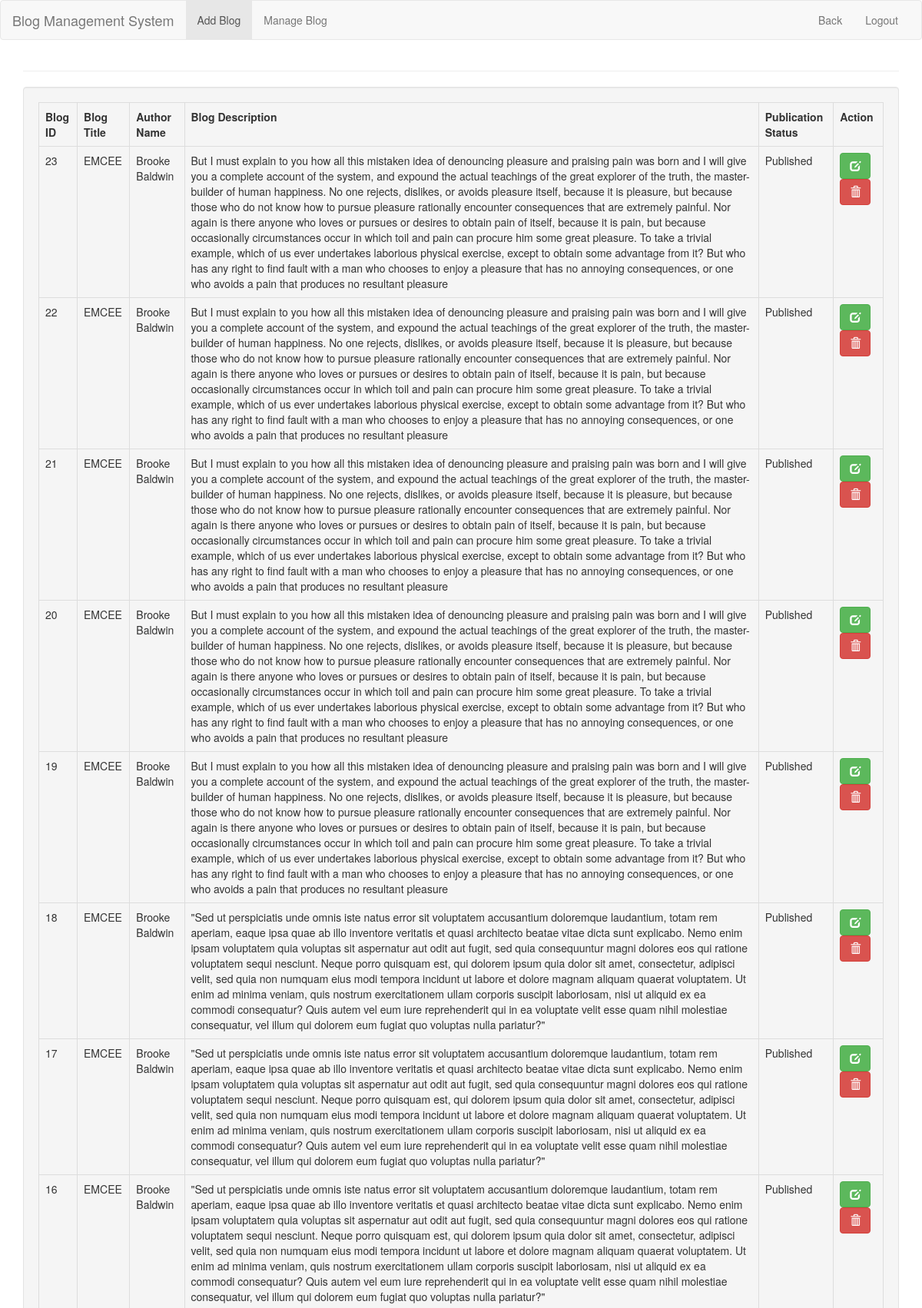
/admin/blog_read.php (upper part), run on the app's committed database.
### tables this page shows
CREATE TABLE `tbl_blog` (
  `blog_id` int(5) NOT NULL,
  `blog_title` varchar(100) NOT NULL,
  `author_name` varchar(100) NOT NULL,
  `blog_description` text NOT NULL,
  `blog_image` longblob NOT NULL,
  `publication_status` tinyint(1) NOT NULL
);

### class/blog.php (called while the page is built, shortened)
<?php
class Blog {
    protected $connection;
    public function __construct() {
        $host_name = 'localhost';
        $user_name = 'root';
        $password = '';
        $db_name = 'db_blog';
        $this->connection = mysqli_connect($host_name, $user_name, $password, $db_name);
    }
    public function select_all_blog_info() {
        $sql = "SELECT*FROM tbl_blog ORDER BY blog_id DESC";
        if (mysqli_query($this->connection, $sql)) {
            $query_result = mysqli_query($this->connection, $sql);
            return $query_result;
            exit();
        } else {
            die('Query problem' . mysqli_error($this->connection));
        }
    }
}

### admin/blog_read.php (the view, shortened to what this page needs)
<?php
require_once '../class/blog.php';
$blog = new Blog();
$query_result = $blog->select_all_blog_info();
?>
<!DOCTYPE html>
<html lang="en">
    <head>
        <link href="../asset/css/bootstrap.min.css" rel="stylesheet">
    </head>
    <body>
        <nav class="navbar navbar-default">
            <div class="container-fluid">
                <div class="navbar-header">
                    <a class="navbar-brand" href="#">Blog Management System</a>
                </div>
                <div class="collapse navbar-collapse" id="bs-example-navbar-collapse-1">
                    <ul class="nav navbar-nav">
                        <li class="active"><a href="dashbord.php">Add Blog</a></li>
                        <li><a href="blog_read.php">Manage Blog</a></li>
                    </ul>
                     <ul class="nav navbar-nav navbar-right">
                        <li><a href="index.php">Back <?php echo $_SESSION['admin_name']; ?></a></li>
                        <li><a href="?logout=logout">Logout</a></li>
                    </ul>
                </div>
            </div>
        </nav>
        <div class="container">
            <div class="row">
                <div class="col-lg-12">
                    <hr/>
                    <div class="well">
                        <table class="table table-bordered table-hover">
                            <tr>
                                <th>Blog ID</th>
                                <th>Blog Title</th>
                                <th>Author Name</th>
                                <th>Blog Description</th>
                                <th>Publication Status</th>
                                <th>Action</th>
                            </tr>
                            <?php while ($blog_info = mysqli_fetch_assoc($query_result)) { ?>
                                <tr>
                                    <td><?php echo $blog_info['blog_id']; ?></td>
                                    <td><?php echo $blog_info['blog_title']; ?></td>
                                    <td><?php echo $blog_info['author_name']; ?></td>
                                    <td><?php echo $blog_info['blog_description']; ?></td>
                                    <td><?php
                                        if( $blog_info['publication_status'] == 1) {
                                            echo 'Published';
                                        }  else {    echo 'Unpublished'; }
                                    ?></td>
                                    <td>
                                        <a href="blog_update.php?id=<?php echo $blog_info['blog_id']; ?>" class="btn btn-success" title="Edit">
                                            <span class="glyphicon glyphicon-edit"></span>
                                        </a>
                                        <a href="?delete=<?php echo $blog_info['blog_id']; ?>" class="btn btn-danger" title="Delete" onclick="return confirm('Are Yoy Sure To Delete This!');">
                                            <span class="glyphicon glyphicon-trash"></span>
                                        </a>
                                    </td>
                                </tr>
                            <?php } ?>
                        </table>
                    </div>
                </div>
            </div>
        </div>
    </body>
</html>

### data on the page
tbl_blog: blog_id "23", blog_title "EMCEE", author_name "Brooke Baldwin", blog_description "But I must explain to you how all this mistaken idea of denouncing pleasure and praising pain was born and I will give you a complete account of the system, and expound the actual teachings of the great explorer of the truth, the master-builder of human happiness. No one rejects, dislikes, or avoids pleasure itself, because it is pleasure, but because those who do not know how to pursue pleasure rationally encounter consequences that are extremely painful. Nor again is there anyone who loves or pursues or desires to obtain pain of itself, because it is pain, but because occasionally circumstances occur in which toil and pain can procure him some great pleasure. To take a trivial example,…", publication_status "Published"
tbl_blog: blog_id "22", blog_title "EMCEE", author_name "Brooke Baldwin", blog_description "But I must explain to you how all this mistaken idea of denouncing pleasure and praising pain was born and I will give you a complete account of the system, and expound the actual teachings of the great explorer of the truth, the master-builder of human happiness. No one rejects, dislikes, or avoids pleasure itself, because it is pleasure, but because those who do not know how to pursue pleasure rationally encounter consequences that are extremely painful. Nor again is there anyone who loves or pursues or desires to obtain pain of itself, because it is pain, but because occasionally circumstances occur in which toil and pain can procure him some great pleasure. To take a trivial example,…", publication_status "Published"
tbl_blog: blog_id "21", blog_title "EMCEE", author_name "Brooke Baldwin", blog_description "But I must explain to you how all this mistaken idea of denouncing pleasure and praising pain was born and I will give you a complete account of the system, and expound the actual teachings of the great explorer of the truth, the master-builder of human happiness. No one rejects, dislikes, or avoids pleasure itself, because it is pleasure, but because those who do not know how to pursue pleasure rationally encounter consequences that are extremely painful. Nor again is there anyone who loves or pursues or desires to obtain pain of itself, because it is pain, but because occasionally circumstances occur in which toil and pain can procure him some great pleasure. To take a trivial example,…", publication_status "Published"
tbl_blog: blog_id "20", blog_title "EMCEE", author_name "Brooke Baldwin", blog_description "But I must explain to you how all this mistaken idea of denouncing pleasure and praising pain was born and I will give you a complete account of the system, and expound the actual teachings of the great explorer of the truth, the master-builder of human happiness. No one rejects, dislikes, or avoids pleasure itself, because it is pleasure, but because those who do not know how to pursue pleasure rationally encounter consequences that are extremely painful. Nor again is there anyone who loves or pursues or desires to obtain pain of itself, because it is pain, but because occasionally circumstances occur in which toil and pain can procure him some great pleasure. To take a trivial example,…", publication_status "Published"
tbl_blog: blog_id "19", blog_title "EMCEE", author_name "Brooke Baldwin", blog_description "But I must explain to you how all this mistaken idea of denouncing pleasure and praising pain was born and I will give you a complete account of the system, and expound the actual teachings of the great explorer of the truth, the master-builder of human happiness. No one rejects, dislikes, or avoids pleasure itself, because it is pleasure, but because those who do not know how to pursue pleasure rationally encounter consequences that are extremely painful. Nor again is there anyone who loves or pursues or desires to obtain pain of itself, because it is pain, but because occasionally circumstances occur in which toil and pain can procure him some great pleasure. To take a trivial example,…", publication_status "Published"
tbl_blog: blog_id "18", blog_title "EMCEE", author_name "Brooke Baldwin", blog_description "\"Sed ut perspiciatis unde omnis iste natus error sit voluptatem accusantium doloremque laudantium, totam rem aperiam, eaque ipsa quae ab illo inventore veritatis et quasi architecto beatae vitae dicta sunt explicabo. Nemo enim ipsam voluptatem quia voluptas sit aspernatur aut odit aut fugit, sed quia consequuntur magni dolores eos qui ratione voluptatem sequi nesciunt. Neque porro quisquam est, qui dolorem ipsum quia dolor sit amet, consectetur, adipisci velit, sed quia non numquam eius modi tempora incidunt ut labore et dolore magnam aliquam quaerat voluptatem. Ut enim ad minima veniam, quis nostrum exercitationem ullam corporis suscipit laboriosam, nisi ut aliquid ex ea commodi…", publication_status "Published"
tbl_blog: blog_id "17", blog_title "EMCEE", author_name "Brooke Baldwin", blog_description "\"Sed ut perspiciatis unde omnis iste natus error sit voluptatem accusantium doloremque laudantium, totam rem aperiam, eaque ipsa quae ab illo inventore veritatis et quasi architecto beatae vitae dicta sunt explicabo. Nemo enim ipsam voluptatem quia voluptas sit aspernatur aut odit aut fugit, sed quia consequuntur magni dolores eos qui ratione voluptatem sequi nesciunt. Neque porro quisquam est, qui dolorem ipsum quia dolor sit amet, consectetur, adipisci velit, sed quia non numquam eius modi tempora incidunt ut labore et dolore magnam aliquam quaerat voluptatem. Ut enim ad minima veniam, quis nostrum exercitationem ullam corporis suscipit laboriosam, nisi ut aliquid ex ea commodi…", publication_status "Published"
tbl_blog: blog_id "16", blog_title "EMCEE", author_name "Brooke Baldwin", blog_description "\"Sed ut perspiciatis unde omnis iste natus error sit voluptatem accusantium doloremque laudantium, totam rem aperiam, eaque ipsa quae ab illo inventore veritatis et quasi architecto beatae vitae dicta sunt explicabo. Nemo enim ipsam voluptatem quia voluptas sit aspernatur aut odit aut fugit, sed quia consequuntur magni dolores eos qui ratione voluptatem sequi nesciunt. Neque porro quisquam est, qui dolorem ipsum quia dolor sit amet, consectetur, adipisci velit, sed quia non numquam eius modi tempora incidunt ut labore et dolore magnam aliquam quaerat voluptatem. Ut enim ad minima veniam, quis nostrum exercitationem ullam corporis suscipit laboriosam, nisi ut aliquid ex ea commodi…", publication_status "Published"
